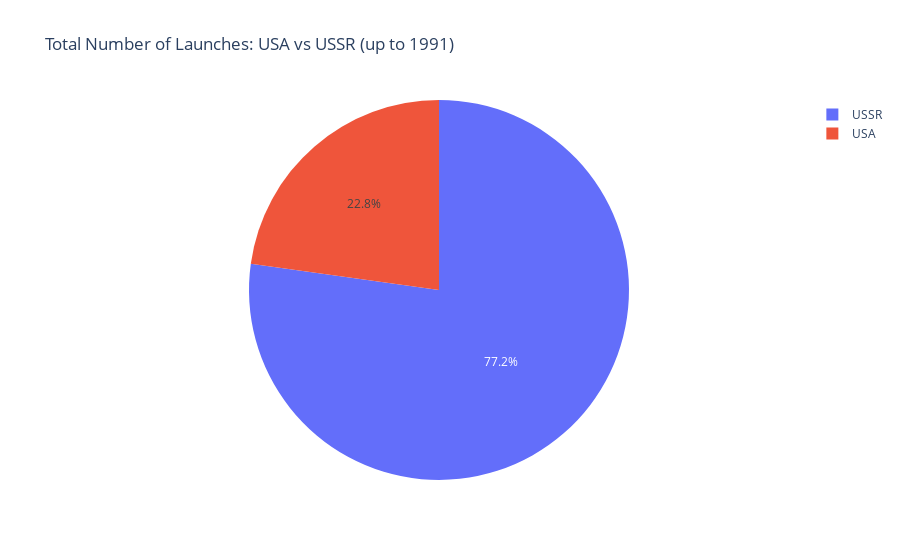

The cell this chart's notebook holds for it:
### Markdown cell above
## Create a Plotly Pie Chart comparing the total number of launches of the USSR and the USA

Hint: Remember to include former Soviet Republics like Kazakhstan when analysing the total number of launches.

### Code cell
# Define the countries that were part of the USSR
ussr_countries = ['Russia', 'Kazakhstan', 'Ukraine', 'Belarus', 'Uzbekistan', 'Turkmenistan', 
                  'Azerbaijan', 'Armenia', 'Georgia', 'Latvia', 'Lithuania', 'Estonia', 'Moldova', 
                  'Kyrgyzstan', 'Tajikistan']

# Map the countries to 'USSR' or 'USA'
df_data['Superpower'] = df_data['Country'].apply(lambda x: 'USSR' if x in ussr_countries else ('USA' if x == 'USA' else 'Other'))

# Filter the dataset to include only launches from 'USA' and 'USSR' up until 1991
cold_war_data = df_data[(df_data['Superpower'].isin(['USA', 'USSR'])) & (df_data['Year'] <= 1991)]

# Calculate the total number of launches for each superpower
launch_counts = cold_war_data['Superpower'].value_counts().reset_index()
launch_counts.columns = ['Superpower', 'Launches']

# Create the pie chart
fig = px.pie(launch_counts, names='Superpower', values='Launches', 
             title='Total Number of Launches: USA vs USSR (up to 1991)', 
             color_discrete_map={'USA': 'blue', 'USSR': 'red'})

# Show the plot
fig.show()

### Figure 1 — Plotly figure (JSON) as saved in the notebook; plotly's stock layout.template omitted (floating-point values rounded to 4 significant figures)
{"data": [{"domain": {"x": [0, 1], "y": [0, 1]}, "hovertemplate": "Superpower=%{label}<br>Launches=%{value}<extra></extra>", "labels": ["USSR", "USA"], "legendgroup": "", "name": "", "showlegend": true, "type": "pie", "values": [61, 18]}], "layout": {"legend": {"tracegroupgap": 0}, "title": {"text": "Total Number of Launches: USA vs USSR (up to 1991)"}}}
